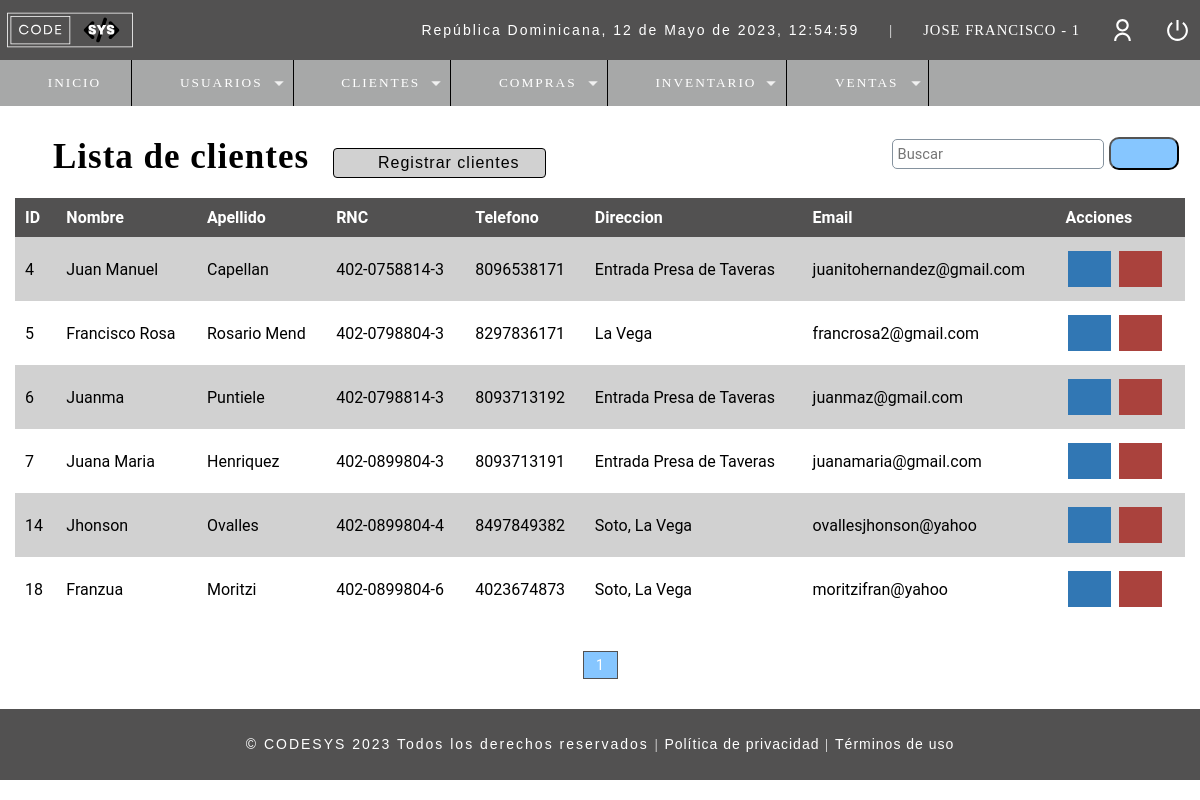
The page /r_clientes.php (signed in) on the database as committed earlier.
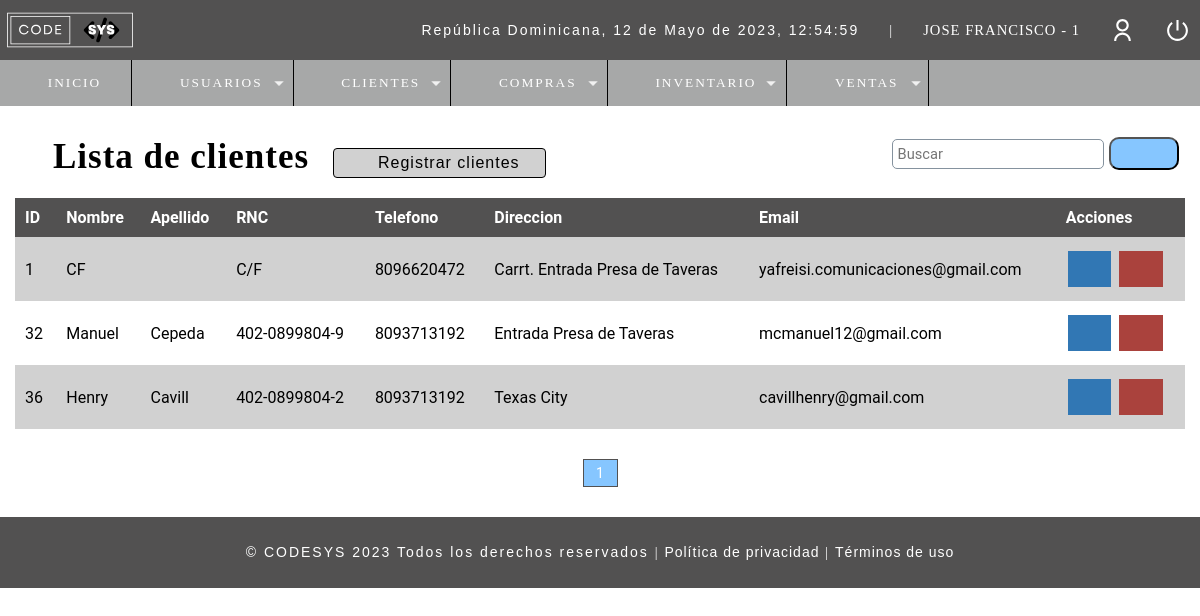
The same page on the database as committed later.
### tables this page shows
CREATE TABLE `t_usuario` (
  `ID_Usuario` int(11) NOT NULL,
  `Nombre` varchar(50) DEFAULT NULL,
  `Email` varchar(100) DEFAULT NULL,
  `Usuario` varchar(15) DEFAULT NULL,
  `Pass` varchar(150) DEFAULT NULL,
  `Rol` int(11) DEFAULT NULL,
  `ID_Estado` int(10) DEFAULT NULL
);

CREATE TABLE `t_cliente` (
  `ID_Cliente` int(11) NOT NULL,
  `Nombre` varchar(50) DEFAULT NULL,
  `Apellido` varchar(50) NOT NULL,
  `RNC` varchar(50) NOT NULL,
  `Fecha_Registro` datetime NOT NULL DEFAULT current_timestamp(),
  `Telefono` varchar(20) DEFAULT NULL,
  `Direccion` varchar(150) DEFAULT NULL,
  `Correo` varchar(50) NOT NULL,
  `ID_Estado` int(11) NOT NULL,
  `Usuario_ID` int(11) NOT NULL
);

### Include/functions.php (called while the page is built, shortened)
<?php
	function fechaActual(){
		$mes = array("","Enero",
		    "Febrero",
			"Marzo",
			"Abril",
			"Mayo",
			"Junio",
			"Julio",
			"Agosto",
			"Septiembre",
			"Octubre",
			"Noviembre",
			"Diciembre");
		return date('d')." de ". $mes[date('n')] . " de " . date('Y') . ", " . date('H:i:s');
	}
?>

### Controllers/r_clientes.controller.php (called while the page is built, shortened)
<?php
include("./Database/conn_backend.php");
$sql_registers =  mysqli_query($conn, "SELECT COUNT(*) as total_registers FROM t_cliente WHERE ID_Estado=1");
$result_registers = mysqli_fetch_array($sql_registers);
$total_registro = $result_registers['total_registers'];
$paginas = 10;
if(empty($_GET['pagina'])){
    $pagina = 1;
}else{
    $pagina = $_GET['pagina'];
}
$from = ($pagina - 1) * $paginas;
$total_pages = ceil($total_registro / $paginas);
$sql = "SELECT ce.ID_Cliente, ce.Nombre, ce.Apellido, ce.RNC, ce.Telefono, ce.Direccion, ce.Correo, e.Estado
            FROM t_cliente ce
            INNER JOIN t_estado e
            ON ce.ID_Estado = e.ID_Estado
            WHERE e.ID_Estado = 1
            ORDER BY ce.ID_Cliente ASC
            LIMIT $from,$paginas";
$result = mysqli_query($conn, $sql);
?>

### r_clientes.php (the view, shortened to what this page needs)
<?php
    include_once("Include/plantilla_Cabeza.php");
    include("Controllers/r_clientes.controller.php");
    $usuario = $_SESSION['Usuario'];
	include("Database/conn_backend.php");
	$sql = mysqli_query($conn,
	"SELECT (u.Rol) as ID_Rol, (r.Rol) as Rol
		FROM t_usuario u
		INNER JOIN t_rol r
		ON u.Rol = r.ID_Rol WHERE Usuario='$usuario'");
	$idrol = 0;
	while($mostrar = mysqli_fetch_array($sql)){
		$idrol = $mostrar['ID_Rol'];
	}
?>
<br>
<br>
<head>
    <link rel="stylesheet" href="css/style.css">
</head>
<section id="container">
    <div class="r_user">
	<h1><i class="fa-solid fa-users" style="color: #000;"></i> Lista de clientes</h1>
        <?php if($idrol != 2 && $idrol != 3){ ?>
    <a class="btn_new" href="c_clientes.php"><i class="fa-solid fa-user-plus" style="color: #3d3d3d;"></i> Registrar clientes</a>
        <?php } ?>
    <form method="GET" action="buscar_clientes.php" class="form_search">
        <input type="text" name="busqueda" id="busqueda" placeholder="Buscar">
        <button type="submit" class="btn_search"><i class="fa-solid fa-magnifying-glass" style="color: #000000;"></i></button>
    </form>
    <div class="containerTableResponsive">
    <table>
        <thead class="table">
        <tr>
            <th>ID</th>
            <th>Nombre</th>
            <th>Apellido</th>
            <th>RNC</th>
            <th>Telefono</th>
            <th>Direccion</th>
            <th>Email</th>
            <th>Acciones</th>
        </tr>
        </thead>
        <tbody>
        <?php while($mostrar = mysqli_fetch_array($result)): ?>
        <tr class="row<?= $mostrar['ID_Cliente'];?>">
            <td><?= $mostrar['ID_Cliente']; ?></td>
            <td><?= $mostrar['Nombre']; ?></td>
            <td><?= $mostrar['Apellido']; ?></td>
            <td><?= $mostrar['RNC']; ?></td>
            <td><?= $mostrar['Telefono']; ?></td>
            <td><?= $mostrar['Direccion']; ?></td>
            <td><?= $mostrar['Correo']; ?></td>
            <td>
                <?php if($idrol != 2){ ?>
                <a class="btn_edit" id="abrir_caja" href="u_clientes.php?id=<?php echo $mostrar['ID_Cliente'];?>" data-bs-toggle="modal" data-bs-target="#btn_editar" ><i class="fa-solid fa-pen-to-square"></i></a>
                    <?php if($idrol != 4 && $idrol != 3){ ?>
                <a class="btn_delete del_client" href="#" client="<?php echo $mostrar['ID_Cliente'];?>"><i class="fa-solid fa-trash"></i></a>
                    <?php }} ?>
            </td>
            <?php endwhile;?>
        </tr>
        </tbody>
    </table>
    </div>
    <div class="paginador">
        <ul>
            <?php if($pagina != 1){ ?>
            <li><a href="?pagina=<?php echo 1; ?>"><i class="fa-sharp fa-solid fa-backward-step" style="color: #000000; height: 16px;"></i></a></li>
            <li><a href="?pagina=<?php echo $pagina-1; ?>"><i class="fa-sharp fa-solid fa-caret-left" style="color: #000000; height: 16px;"></i></a></li>
            <?php } for($i=1;$i<=$total_pages;$i++){
                if($i == $pagina){
                    echo '<li class="page_select">'.$i.'</a></li>';
                }else{
                echo '<li><a href="?pagina='.$i.'">'.$i.'</a></li>';
                }
            } if($pagina != $total_pages){ ?>
            <li><a href="?pagina=<?php echo $pagina + 1; ?>"><i class="fa-solid fa-caret-right" style="color: #000000; height: 16px;"></i></a></li>
            <li><a href="?pagina=<?php echo $total_pages?>"><i class="fa-sharp fa-solid fa-forward-step" style="color: #000000; height: 16px;"></i></a></li>
            <?php } ?>
        </ul>
    </div>
    </div>
</section>
<?php include_once("Include/plantilla_pie.php");?>

### Include/scripts.php (shortened to what this page needs)
<link rel="stylesheet" type="text/css" href="assets/css/style_plantillas.css">
<link rel="stylesheet" type="text/css" href="css/responsive.css">
<?php include('functions.php'); ?>

### Include/plantilla_Cabeza.php (shortened to what this page needs)
<?php
	include("./Database/conn_backend.php");
	include("scripts.php");
	$usuario = $_SESSION['Usuario'];
	$sql = "SELECT * FROM t_usuario WHERE Usuario='$usuario'";
	$result = mysqli_query($conn, $sql);
?>
<!DOCTYPE html>
<html lang="en">
<head>
</head>
<body>
	<header>
		<div class="header">
			<h1><img class="imgHeader" src="assets\images\CODESYSLOGO.svg" alt="Logo de CODESYS" width="130px" height="100px" style="margin-top:2px; margin-left:-5px;"></h1>
			<div class="optionsBar">
				<p id="hora">República Dominicana, <?php echo fechaActual();?></p>
				<span>|</span>
				<?php while($mostrar = mysqli_fetch_array($result)){?>
				<span class="user"><?php echo $mostrar['Nombre'].' - '.$mostrar['Rol']?></span>
				<?php } ?>
				<img class="photouser" src="assets\images\user-line.svg" alt="Usuario">
				<a href="Include\Close_session.php"><img class="close" src="assets\images\shut-down-line.svg" alt="Salir del sistema" title="Salir"></a>
			</div>
		</div>
		<?php include("Include/navbar.php");?>
	</header>

### Include/navbar.php (shortened to what this page needs)
<?php
	include("./Database/conn_backend.php");
	$usuario = $_SESSION['Usuario'];
	$sql_get = mysqli_query($conn,
	"SELECT (u.Rol) as ID_Rol, (r.Rol) as Rol
		FROM t_usuario u
		INNER JOIN t_rol r
		ON u.Rol = r.ID_Rol WHERE Usuario='$usuario'");
	$idrol = 0;
	while($mostrar_user = mysqli_fetch_array($sql_get)){
		$idrol = $mostrar_user['ID_Rol'];
	}
?>
<nav>
	<ul>
	    <li><a href="./Dashboard.php"><i class="fa-solid fa-house" style="color: #ffffff;"></i> Inicio</a></li>
			<?php if($idrol == 1){ ?>
			<li class="principal" id="users">
				<a href="#"><i class="fa-solid fa-users" style="color: #ffffff;"></i> Usuarios</a>
				</li>
				<?php } ?>
				<li class="principal">
					<a href="#"><i class="fa-solid fa-users-line" style="color: #ffffff;"></i> Clientes</a>
				</li>
				<?php if($idrol != 4){ ?>
				<li class="principal">
					<a href="#"><i class="fa-solid fa-cart-shopping" style="color: #ffffff;"></i> Compras</a>
				</li>
				<?php } ?>
				<li class="principal">
					<a href="#"><i class="fa-solid fa-cart-flatbed" style="color: #ffffff;"></i> Inventario</a>
				</li>
				<li class="principal">
					<a href="#"><i class="fa-solid fa-folder-open" style="color: #ffffff;"></i> Ventas</a>
				</li>
	</ul>
</nav>

### Include/plantilla_pie.php
<head><link rel="stylesheet" href="assets/css/style_plantillas.css"></head>
<footer class="fixed-footer">
    <div class="container">
        <div class="row">
            <div class="col-md-12">
                <p>&copy; CODESYS 2023 Todos los derechos reservados <span>|</span> <a href="#" class="a_responsive">Política de privacidad</a> <span>|</span> <a class="a_responsive" href="#">Términos de uso</a></p>
            </div>
        </div>
    </div>
</footer>
</body>
</html>

### assets/css/style_plantillas.css (style rules this page uses)
* { margin:0; padding:0; box-sizing: border-box; text-decoration: none; font-family: 'Roboto', sans-serif; }
body { background: #fff; }
h1, h2, h3, h4, h5, h6 { font-family: 'arial'; font-weight: bold; letter-spacing: 1px; }
h1 { font-family: 'GothamBook'; font-size: 26px; }
p { font-family: 'arial'; letter-spacing: 2px; font-size: 14px; line-height: 20px; }
a { text-decoration: none; font-family: arial; letter-spacing: 1px; }
span { font-family: 'GothamBook'; letter-spacing: 1px; font-size: 14px; line-height: 20px; }
header { position: fixed; width: 100%; }
.header { color: #FFF; background: #525151; height: 60px; display: -webkit-flex; display: -moz-flex; display: -ms-flex; display: -o-flex; display: flex; justify-content: space-between; align-items: center; padding: 10px; }
.optionsBar { display: -webkit-flex; display: -moz-flex; display: -ms-flex; display: -o-flex; display: flex; justify-content: center; align-items: center; }
.optionsBar span { color: #FFF; font-size: 11pt; font-family: 'GothamBook'; text-transform: uppercase; margin-left: 30px; }
.photouser { margin-left: 30px; width: 25px; height: 25px; }
.close { width: 25px; height: 25px; }
.optionsBar a { display: -webkit-flex; display: -moz-flex; display: -ms-flex; display: -o-flex; display: flex; margin-left: 30px; }
nav ul { background: #a7a8a8; list-style: none; display: -webkit-flex; display: -moz-flex; display: -ms-flex; display: -o-flex; display: flex; justify-content: left; align-items: center; }
nav ul > li a { position: relative; }
nav a { color: #FFF; display: block; font-size: 10pt; font-family: 'GothamBook'; padding: 15px 30px; text-transform: uppercase; letter-spacing: 2px; transition: background .5s; border-right: 1px solid #000; }
nav .principal > a { background: url(../images/arrow_bottom.png) no-repeat; background-position-x: 0%; background-position-y: 0%; background-size: auto auto; background-position: 94% center; background-size: 10px; }
#container { padding: 90px 15px 15px; }
footer { background-color: #525151; color: #FFFFFF; padding: 20px 0; text-align: center; position: relative; bottom: 0; width: 100%; }
footer p { margin: 0; padding: 5px; font-size: 14px; }
footer a { color: #FFFFFF; text-decoration: none; }

### css/style.css (style rules this page uses)
* { margin:0; padding:0; box-sizing: border-box; text-decoration: none; font-family: 'Roboto', sans-serif; }
form { background-color: #fff; margin:auto; padding:20px 50px; border:1px solid #d1d1d1 }
input,select { margin: 5px; margin-left: 0.5px; display: block; width: 100%; font-size: 11pt; padding: 5px; border: 1px solid #85929e; border-radius: 5px; }
.r_user h1 { font-size: 35px; display: inline-block; }
.btn_new { background-color: #d1d1d1; color: #000; letter-spacing: 1px; cursor: pointer; display: inline-block; padding:5px 25px; border-radius: 4px; margin: 20px; border: 1px solid #000; }
table { border-collapse: collapse; font-size: 12pt; font-family: Arial, Helvetica, sans-serif; width: 100%; }
table th { text-align: left; padding:10px; background: #525151; color:#fff; }
table tr:nth-child(odd) { background-color: #d1d1d1; }
table tr:nth-child(even) { background-color: #fff; }
table td { padding:10px; }
.btn_edit { background-color: #3177b4; border: none; color: white; padding: 10px 15px; text-align: center; text-decoration: none; display: inline-block; font-size: 16px; margin: 4px 2px; cursor: pointer; }
.btn_delete { background-color: #aa423d; border: none; color: white; padding: 10px 15px; text-align: center; text-decoration: none; display: inline-block; font-size: 16px; margin: 4px 2px; cursor: pointer; }
.paginador ul { padding:15px; list-style: none; background-color: #fff; margin-top: 15px; display: flex; justify-content: center; }
.paginador a, .page_select { color:#000; border:1px solid #525151; padding:5px 5px; display:inline-block; font-size: 14px; text-align: center; width: 35px; }
.page_select { color:#fff; background-color: #86c6ff;; }
.form_search { display: flex; float: right; background-color: initial; padding:6px; border:none; width: 300px; }
.form_search .btn_search { background-color: #86c6ff; color:#000; padding:0px 20px; border-radius: 10px; cursor:pointer; width: 80px; height: 33px; margin-top: 3px; }
.type_fact, button, legend { color: white; padding: 5px 10px; border-radius: 0; font-size: 14px; }

Rows that differ between the two databases and show on the page:
removed t_cliente: ID_Cliente "4", Nombre "Juan Manuel", Apellido "Capellan", RNC "402-0758814-3", Telefono "8096538171", Direccion "Entrada Presa de Taveras", Correo "juanitohernandez@gmail.com"
removed t_cliente: ID_Cliente "5", Nombre "Francisco Rosa", Apellido "Rosario Mend", RNC "402-0798804-3", Telefono "8297836171", Direccion "La Vega", Correo "francrosa2@gmail.com"
removed t_cliente: ID_Cliente "6", Nombre "Juanma", Apellido "Puntiele", RNC "402-0798814-3", Telefono "8093713192", Direccion "Entrada Presa de Taveras", Correo "juanmaz@gmail.com"
removed t_cliente: ID_Cliente "7", Nombre "Juana Maria", Apellido "Henriquez", RNC "402-0899804-3", Telefono "8093713191", Direccion "Entrada Presa de Taveras", Correo "juanamaria@gmail.com"
removed t_cliente: ID_Cliente "14", Nombre "Jhonson", Apellido "Ovalles", RNC "402-0899804-4", Telefono "8497849382", Direccion "Soto, La Vega", Correo "ovallesjhonson@yahoo"
removed t_cliente: ID_Cliente "18", Nombre "Franzua", Apellido "Moritzi", RNC "402-0899804-6", Telefono "4023674873", Direccion "Soto, La Vega", Correo "moritzifran@yahoo"
added t_cliente: ID_Cliente "1", Nombre "CF", RNC "C/F", Telefono "8096620472", Direccion "Carrt. Entrada Presa de Taveras", Correo "yafreisi.comunicaciones@gmail.com"
added t_cliente: ID_Cliente "32", Nombre "Manuel", Apellido "Cepeda", RNC "402-0899804-9", Telefono "8093713192", Direccion "Entrada Presa de Taveras", Correo "mcmanuel12@gmail.com"
added t_cliente: ID_Cliente "36", Nombre "Henry", Apellido "Cavill", RNC "402-0899804-2", Telefono "8093713192", Direccion "Texas City", Correo "cavillhenry@gmail.com"
